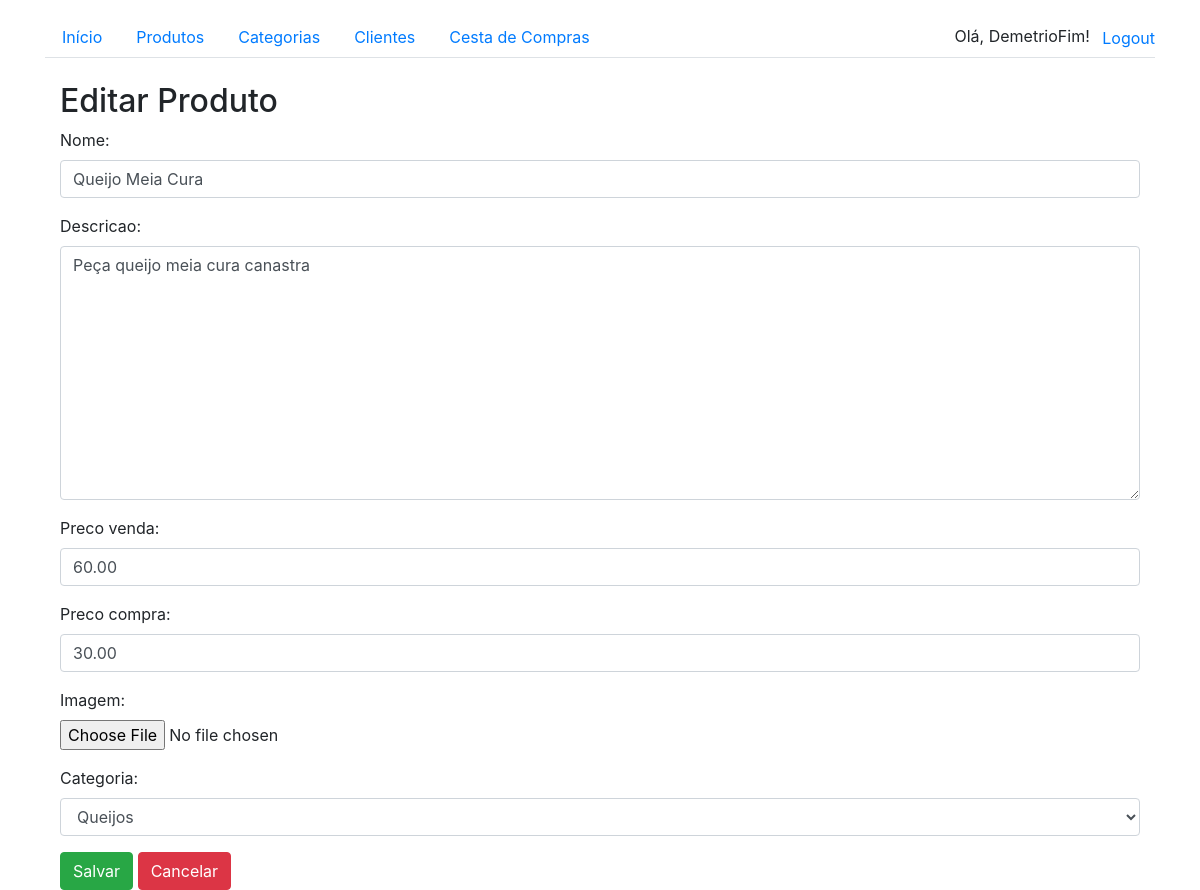
The page /produtos/1/editar/ (signed in) on the database its author committed.
### products/models.py (models this page shows, shortened)
class Produto(models.Model):
    nome = models.CharField(max_length=255)
    descricao = models.TextField()
    preco_venda = models.DecimalField(max_digits=10, decimal_places=2)
    preco_compra = models.DecimalField(max_digits=10, decimal_places=2, null=True, blank=True)  # Novo campo
    imagem = models.ImageField(upload_to='produtos/', blank=True, null=True)
    categoria = models.ForeignKey(Categoria, on_delete=models.CASCADE, related_name='produtos')

class Categoria(models.Model):
    nome = models.CharField(max_length=255)
    descricao = models.TextField(blank=True, null=True)
    def __str__(self):
        return self.nome

### products/views.py (the view)
# urls.py: path('produtos/<int:produto_id>/editar/', views.editar_produto, name='editar_produto'),
def editar_produto(request, produto_id):
    produto = get_object_or_404(Produto, id=produto_id)
    if request.method == 'POST':
        form = ProdutoForm(request.POST, request.FILES, instance=produto)
        if form.is_valid():
            form.save()
            return redirect('lista_produtos')
    else:
        form = ProdutoForm(instance=produto)
    return render(request, 'products/editar_produto.html', {'form': form})

### products/forms.py
class ProdutoForm(forms.ModelForm):
    class Meta:
        model = Produto
        fields = ['nome', 'descricao', 'preco_venda', 'preco_compra', 'imagem', 'categoria']
        widgets = {
            'nome': forms.TextInput(attrs={'class': 'form-control'}),
            'descricao': forms.Textarea(attrs={'class': 'form-control'}),
            'preco_venda': forms.NumberInput(attrs={'class': 'form-control'}),
            'preco_compra': forms.NumberInput(attrs={'class': 'form-control'}),
            'categoria': forms.Select(attrs={'class': 'form-control'}),
            'imagem': forms.ClearableFileInput(attrs={'class': 'form-control-file'}),
        }

### products/templates/products/editar_produto.html (shortened to what this page needs)
{% extends 'base.html' %}
{% block content %}
<div class="container">
    <h2>Editar Produto</h2>
    <form method="post" enctype="multipart/form-data">
        {{ form.as_p }}
        <button type="submit" class="btn btn-success">Salvar</button>
        <a href="{% url 'lista_produtos' %}" class="btn btn-danger">Cancelar</a>
    </form>
</div>
{% endblock %}

### products/templates/base.html (shortened to what this page needs)
<!DOCTYPE html>
<html lang="en">
<head>
    <link rel="stylesheet" href="https://stackpath.bootstrapcdn.com/bootstrap/4.5.2/css/bootstrap.min.css">
</head>
<body>
    <div class="container">
        <ul class="nav nav-tabs mt-3">
            <li class="nav-item">
                <a class="nav-link" href="{% url 'index' %}">Início</a>
            </li>
            <li class="nav-item">
                <a class="nav-link" href="{% url 'lista_produtos' %}">Produtos</a>
            </li>
            <li class="nav-item">
                <a class="nav-link" href="{% url 'lista_categorias' %}">Categorias</a>
            </li>
            <li class="nav-item">
                <a class="nav-link" href="{% url 'lista_clientes' %}">Clientes</a>
            </li>
            <li class="nav-item">
                <a class="nav-link" href="{% url 'lista_cestas' %}">Cesta de Compras</a>
            </li>
            <li class="nav-item ml-auto">
                {% if user.is_authenticated %}
                    <span class="navbar-text mr-2">Olá, {{ user.username }}!</span>
                    <form method="post" action="{% url 'logout' %}" style="display: inline;">
                        <button type="submit" class="btn btn-link nav-link" style="display: inline; padding: 0; border: none; background: none;">Logout</button>
                    </form>
                {% else %}
                    <a class="nav-link" href="{% url 'login' %}">Login</a>
                {% endif %}
            </li>
        </ul>
        <div class="mt-4">
            {% block content %}
            {% endblock %}
        </div>
    </div>
</body>
</html>

### rows shown on the page
Produto: nome "Queijo Meia Cura", descricao "Peça queijo meia cura canastra", preco_venda "60.00", preco_compra "30.00", categoria "Queijos"

### other values the page prints
{{ user.username }} "DemetrioFim"
